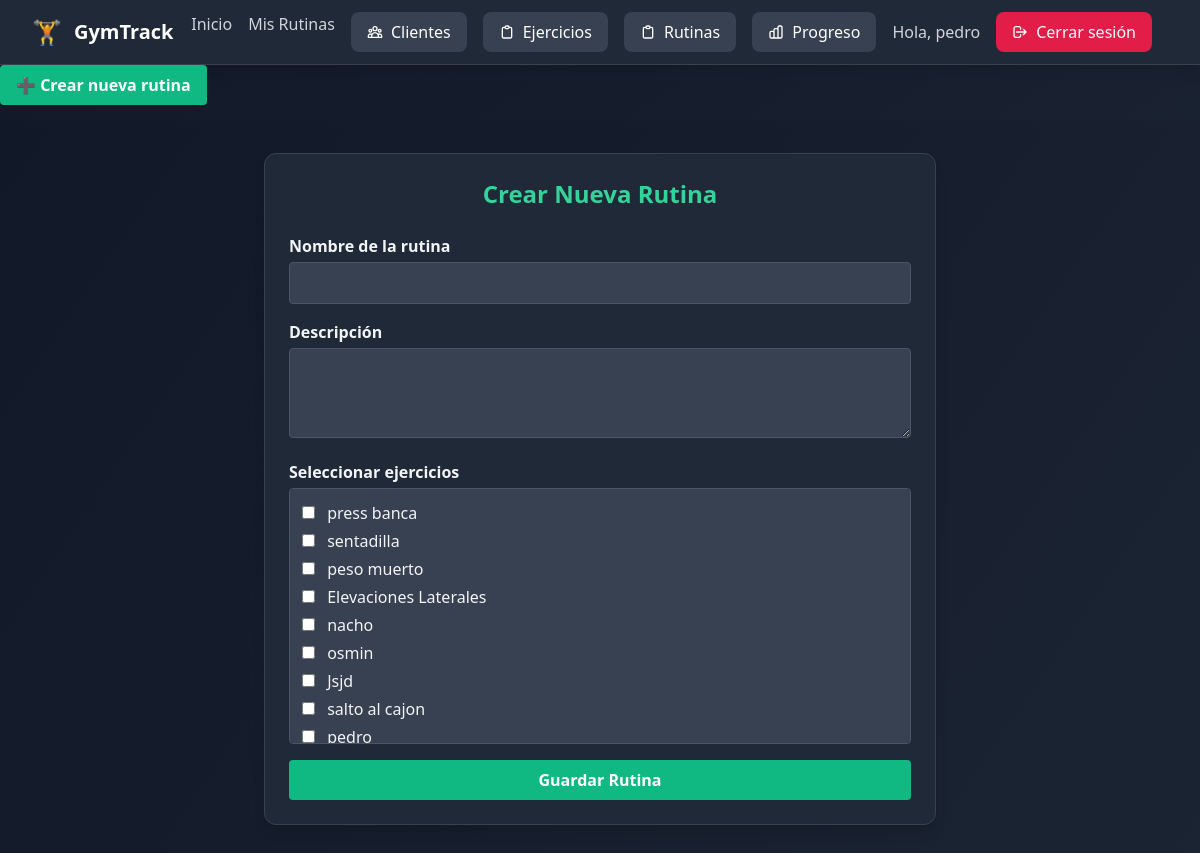
Page /cliente/rutinas/crear/ (signed in) on the committed database.
### usuarios/models.py (models this page shows, shortened)
class Usuario(AbstractUser):
    ROLES = [
        ("admin", "Administrador"),
        ("entrenador", "Entrenador"),
        ("cliente", "Cliente"),
    ]
    rol = models.CharField(max_length=20, choices=ROLES, default="cliente")

### ejercicios/models.py (models this page shows, shortened)
class Ejercicio(models.Model):
    VISIBILIDAD_OPCIONES = [
        ('privado', 'Privado'),
        ('global', 'Global'),
    ]
    nombre = models.CharField(max_length=100)
    descripcion = models.TextField()
    grupo_muscular = models.CharField(max_length=100)
    variante = models.CharField(max_length=100, blank=True)
    usuario = models.ForeignKey(settings.AUTH_USER_MODEL, on_delete=models.CASCADE, related_name="ejercicios")
    visibilidad = models.CharField(
        max_length=10,
        choices=VISIBILIDAD_OPCIONES,
        default='privado'  # 👈 por defecto será solo visible para su creador
    )

### panel_cliente/views.py (the view, shortened to what this page needs)
# urls.py: path("rutinas/crear/", views.crear_rutina_cliente, name="crear_rutina"),
@login_required
def crear_rutina_cliente(request):
    if request.user.rol != "cliente":
        messages.error(request, "No tienes acceso a este panel.")
        return redirect("home")
    cliente = request.user.perfil_cliente
    ejercicios = Ejercicio.objects.all()
    return render(request, "panel_cliente/crear_rutina.html", {
        "cliente": cliente,
        "ejercicios": ejercicios
    })

### panel_cliente/templates/panel_cliente/crear_rutina.html (shortened to what this page needs)
{% extends "base.html" %}
{% block content %}
<a href="{% url 'panel_cliente:crear_rutina' %}"
   class="inline-block bg-emerald-500 hover:bg-emerald-600 text-white px-4 py-2 rounded font-semibold mb-4">
  ➕ Crear nueva rutina
</a>
<div class="min-h-screen bg-gradient-to-br from-gray-900 to-gray-800 text-gray-100 py-8 px-4">
  <div class="max-w-2xl mx-auto bg-gray-800 p-6 rounded-xl border border-gray-700 shadow-lg">
    <h1 class="text-2xl font-bold text-center text-emerald-400 mb-6">Crear Nueva Rutina</h1>
    <form method="POST" class="space-y-4">
      <div>
        <label class="block mb-1 font-semibold">Nombre de la rutina</label>
        <input type="text" name="nombre" required class="w-full p-2 rounded bg-gray-700 text-white border border-gray-600">
      </div>
      <div>
        <label class="block mb-1 font-semibold">Descripción</label>
        <textarea name="descripcion" rows="3" class="w-full p-2 rounded bg-gray-700 text-white border border-gray-600"></textarea>
      </div>
      <div>
        <label class="block mb-1 font-semibold">Seleccionar ejercicios</label>
        <div class="max-h-64 overflow-y-auto bg-gray-700 rounded p-3 border border-gray-600">
          {% for e in ejercicios %}
            <label class="block mb-1">
              <input type="checkbox" name="ejercicios" value="{{ e.id }}" class="mr-2">
              {{ e.nombre }}
            </label>
          {% empty %}
            <p class="text-gray-400">No hay ejercicios disponibles.</p>
          {% endfor %}
        </div>
      </div>
      <button type="submit" class="w-full bg-emerald-500 hover:bg-emerald-600 text-white font-semibold py-2 rounded">
        Guardar Rutina
      </button>
    </form>
  </div>
</div>
{% endblock %}

### templates/base.html (shortened to what this page needs)
<!DOCTYPE html>
<html lang="es">
  <head>
    <script src="https://cdn.tailwindcss.com"></script>
  </head>
  <body class="bg-gradient-to-br from-gray-900 to-gray-800 min-h-screen">
    <nav class="bg-gray-800 border-b border-gray-700 shadow-lg">
      <div class="max-w-7xl mx-auto px-4 sm:px-6 lg:px-8">
        <div class="flex justify-between items-center h-16">
          <div class="flex items-center">
            <a href="/" class="flex items-center space-x-3 text-xl font-bold text-white hover:text-emerald-400 transition-colors">
              <span class="text-2xl">🏋️</span>
              <span class="hidden sm:inline">GymTrack</span>
            </a>
          </div>
{% if user.is_authenticated and user.rol == "cliente" %}
<nav class="bg-gray-800 border-b border-gray-700 py-3 px-4 flex gap-4 justify-center text-gray-300">
  <a href="{% url 'panel_cliente:dashboard' %}" class="hover:text-emerald-400">Inicio</a>
  <a href="{% url 'panel_cliente:rutinas' %}" class="hover:text-emerald-400">Mis Rutinas</a>
{% endif %}
          <div class="hidden md:flex items-center space-x-4">
            <a href="{% url 'clientes:lista' %}" class="inline-flex items-center px-4 py-2 bg-gray-700 hover:bg-gray-600 text-white font-medium rounded-lg transition-colors">
              Clientes
            </a>
            <a href="{% url 'ejercicios:lista' %}" class="inline-flex items-center px-4 py-2 bg-gray-700 hover:bg-gray-600 text-white font-medium rounded-lg transition-colors">
              <svg class="w-4 h-4 mr-2" fill="none" stroke="currentColor" viewBox="0 0 24 24">
                <path stroke-linecap="round" stroke-linejoin="round" stroke-width="2" d="M9 5H7a2 2 0 00-2 2v12a2 2 0 002 2h10a2 2 0 002-2V7a2 2 0 00-2-2h-2M9 5a2 2 0 002 2h2a2 2 0 002-2M9 5a2 2 0 012-2h2a2 2 0 012 2"></path>
              </svg>
              Ejercicios
            </a>
            <a href="{% url 'rutinas:lista' %}" class="inline-flex items-center px-4 py-2 bg-gray-700 hover:bg-gray-600 text-white font-medium rounded-lg transition-colors">
              <svg class="w-4 h-4 mr-2" fill="none" stroke="currentColor" viewBox="0 0 24 24">
                <path stroke-linecap="round" stroke-linejoin="round" stroke-width="2" d="M9 5H7a2 2 0 00-2 2v12a2 2 0 002 2h10a2 2 0 002-2V7a2 2 0 00-2-2h-2M9 5a2 2 0 002 2h2a2 2 0 002-2M9 5a2 2 0 012-2h2a2 2 0 012 2"></path>
              </svg>
              Rutinas
            </a>
            <a href="{% url 'progreso:index' %}" class="inline-flex items-center px-4 py-2 bg-gray-700 hover:bg-gray-600 text-white font-medium rounded-lg transition-colors">
              Progreso
            </a>
          </div>
          <div class="hidden md:flex items-center space-x-4">
            {% if user.is_authenticated %}
              <span class="text-gray-300 font-medium">Hola, {{ user.username }}</span>
              <a href="{% url 'usuarios:logout' %}" class="inline-flex items-center px-4 py-2 bg-rose-600 hover:bg-rose-500 text-white font-medium rounded-lg transition-colors">
                <svg class="w-4 h-4 mr-2" fill="none" stroke="currentColor" viewBox="0 0 24 24">
                  <path stroke-linecap="round" stroke-linejoin="round" stroke-width="2" d="M17 16l4-4m0 0l-4-4m4 4H7m6 4v1a3 3 0 01-3 3H6a3 3 0 01-3-3V7a3 3 0 013-3h4a3 3 0 013 3v1"></path>
                </svg>
                Cerrar sesión
              </a>
            {% endif %}
          </div>
        </div>
      </div>
    </nav>
    <main class="flex-1">
      {% block content %}{% endblock %}
    </main>
  </body>
</html>

### rows in the picture
Usuario: username "pedro"
Ejercicio: nombre "press banca"
Ejercicio: nombre "sentadilla"
Ejercicio: nombre "peso muerto"
Ejercicio: nombre "Elevaciones Laterales"
Ejercicio: nombre "nacho"
Ejercicio: nombre "osmin"
Ejercicio: nombre "Jsjd"
Ejercicio: nombre "salto al cajon"
Ejercicio: nombre "pedro"
